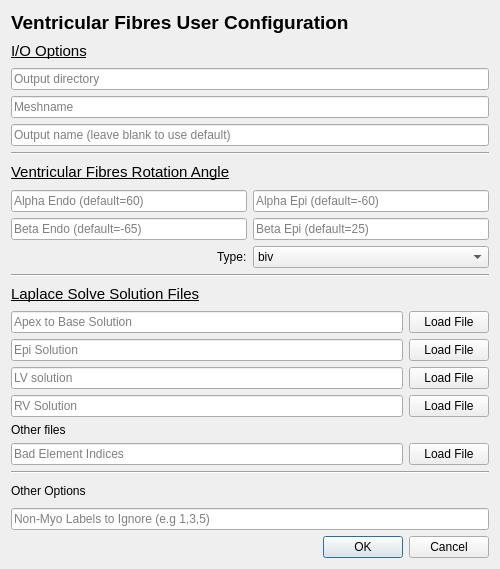
<?xml version="1.0" encoding="UTF-8"?>
<ui version="4.0">
 <class>VentricularFibresParameter</class>
 <widget class="QWidget" name="VentricularFibresParameter">
  <property name="geometry">
   <rect>
    <x>0</x>
    <y>0</y>
    <width>500</width>
    <height>569</height>
   </rect>
  </property>
  <property name="minimumSize">
   <size>
    <width>480</width>
    <height>480</height>
   </size>
  </property>
  <property name="maximumSize">
   <size>
    <width>500</width>
    <height>700</height>
   </size>
  </property>
  <property name="windowTitle">
   <string>Dialog</string>
  </property>
  <layout class="QVBoxLayout" name="verticalLayout">
   <item>
    <widget class="QLabel" name="titleLabel">
     <property name="minimumSize">
      <size>
       <width>350</width>
       <height>0</height>
      </size>
     </property>
     <property name="font">
      <font>
       <pointsize>14</pointsize>
       <weight>75</weight>
       <bold>true</bold>
      </font>
     </property>
     <property name="text">
      <string>Ventricular Fibres User Configuration </string>
     </property>
    </widget>
   </item>
   <item>
    <widget class="QLabel" name="label">
     <property name="minimumSize">
      <size>
       <width>150</width>
       <height>0</height>
      </size>
     </property>
     <property name="font">
      <font>
       <pointsize>11</pointsize>
       <underline>true</underline>
      </font>
     </property>
     <property name="text">
      <string>I/O Options</string>
     </property>
    </widget>
   </item>
   <item>
    <layout class="QGridLayout" name="gridLayout">
     <item row="3" column="0">
      <widget class="QLineEdit" name="lineEdit_mesh_name">
       <property name="placeholderText">
        <string>Meshname</string>
       </property>
      </widget>
     </item>
     <item row="1" column="0">
      <widget class="QLineEdit" name="lineEdit_out_dir">
       <property name="readOnly">
        <bool>true</bool>
       </property>
       <property name="placeholderText">
        <string>Output directory</string>
       </property>
       <property name="clearButtonEnabled">
        <bool>false</bool>
       </property>
      </widget>
     </item>
     <item row="4" column="0">
      <widget class="QLineEdit" name="lineEdit_out_name">
       <property name="placeholderText">
        <string>Output name (leave blank to use default)</string>
       </property>
      </widget>
     </item>
    </layout>
   </item>
   <item>
    <widget class="Line" name="line">
     <property name="orientation">
      <enum>Qt::Horizontal</enum>
     </property>
    </widget>
   </item>
   <item alignment="Qt::AlignVCenter">
    <widget class="QLabel" name="label_2">
     <property name="font">
      <font>
       <pointsize>11</pointsize>
       <underline>true</underline>
      </font>
     </property>
     <property name="text">
      <string>Ventricular Fibres Rotation Angle</string>
     </property>
    </widget>
   </item>
   <item>
    <layout class="QGridLayout" name="gridLayout_2">
     <item row="0" column="0">
      <widget class="QLineEdit" name="lineEdit_alpha_endo">
       <property name="placeholderText">
        <string>Alpha Endo (default=60)</string>
       </property>
      </widget>
     </item>
     <item row="1" column="1">
      <widget class="QLineEdit" name="lineEdit_beta_epi">
       <property name="placeholderText">
        <string>Beta Epi (default=25)</string>
       </property>
      </widget>
     </item>
     <item row="0" column="1">
      <widget class="QLineEdit" name="lineEdit_alpha_epi">
       <property name="placeholderText">
        <string>Alpha Epi (default=-60)</string>
       </property>
      </widget>
     </item>
     <item row="1" column="0">
      <widget class="QLineEdit" name="lineEdit_beta_endo">
       <property name="placeholderText">
        <string>Beta Endo (default=-65)</string>
       </property>
      </widget>
     </item>
     <item row="2" column="1">
      <widget class="QComboBox" name="combo_type">
       <property name="placeholderText" stdset="0">
        <string/>
       </property>
       <item>
        <property name="text">
         <string>biv</string>
        </property>
       </item>
      </widget>
     </item>
     <item row="2" column="0" alignment="Qt::AlignRight">
      <widget class="QLabel" name="label_5">
       <property name="text">
        <string>Type:</string>
       </property>
      </widget>
     </item>
    </layout>
   </item>
   <item>
    <widget class="Line" name="line_2">
     <property name="orientation">
      <enum>Qt::Horizontal</enum>
     </property>
    </widget>
   </item>
   <item alignment="Qt::AlignVCenter">
    <widget class="QLabel" name="label_3">
     <property name="font">
      <font>
       <pointsize>11</pointsize>
       <underline>true</underline>
      </font>
     </property>
     <property name="text">
      <string>Laplace Solve Solution Files</string>
     </property>
    </widget>
   </item>
   <item>
    <layout class="QGridLayout" name="gridLayout_3">
     <item row="2" column="0">
      <widget class="QLineEdit" name="lineEdit_lv">
       <property name="placeholderText">
        <string>LV solution</string>
       </property>
      </widget>
     </item>
     <item row="2" column="1">
      <widget class="QPushButton" name="button_load3">
       <property name="text">
        <string>Load File</string>
       </property>
      </widget>
     </item>
     <item row="5" column="1">
      <widget class="QPushButton" name="button_load5">
       <property name="text">
        <string>Load File</string>
       </property>
      </widget>
     </item>
     <item row="5" column="0">
      <widget class="QLineEdit" name="lineEdit_bad_elem">
       <property name="text">
        <string/>
       </property>
       <property name="placeholderText">
        <string>Bad Element Indices </string>
       </property>
      </widget>
     </item>
     <item row="3" column="0">
      <widget class="QLineEdit" name="lineEdit_rv">
       <property name="placeholderText">
        <string>RV Solution</string>
       </property>
      </widget>
     </item>
     <item row="0" column="0">
      <widget class="QLineEdit" name="lineEdit_apex_to_base">
       <property name="whatsThis">
        <string>&lt;html&gt;&lt;head/&gt;&lt;body&gt;&lt;p&gt;Change this for mesh resolution&lt;/p&gt;&lt;/body&gt;&lt;/html&gt;</string>
       </property>
       <property name="placeholderText">
        <string>Apex to Base Solution</string>
       </property>
      </widget>
     </item>
     <item row="3" column="1">
      <widget class="QPushButton" name="button_load4">
       <property name="text">
        <string>Load File</string>
       </property>
      </widget>
     </item>
     <item row="0" column="1">
      <widget class="QPushButton" name="button_load1">
       <property name="text">
        <string>Load File</string>
       </property>
      </widget>
     </item>
     <item row="1" column="1">
      <widget class="QPushButton" name="button_load2">
       <property name="text">
        <string>Load File</string>
       </property>
      </widget>
     </item>
     <item row="1" column="0">
      <widget class="QLineEdit" name="lineEdit_epi">
       <property name="whatsThis">
        <string>&lt;html&gt;&lt;head/&gt;&lt;body&gt;&lt;p&gt;Change this for mesh resolution&lt;/p&gt;&lt;/body&gt;&lt;/html&gt;</string>
       </property>
       <property name="placeholderText">
        <string>Epi Solution</string>
       </property>
      </widget>
     </item>
     <item row="4" column="0">
      <widget class="QLabel" name="label_6">
       <property name="text">
        <string>Other files</string>
       </property>
      </widget>
     </item>
    </layout>
   </item>
   <item>
    <widget class="Line" name="line_3">
     <property name="orientation">
      <enum>Qt::Horizontal</enum>
     </property>
    </widget>
   </item>
   <item alignment="Qt::AlignVCenter">
    <widget class="QLabel" name="label_4">
     <property name="text">
      <string>Other Options</string>
     </property>
    </widget>
   </item>
   <item>
    <layout class="QGridLayout" name="gridLayout_4">
     <item row="2" column="0">
      <widget class="QLineEdit" name="lineEdit_nonmyo">
       <property name="placeholderText">
        <string>Non-Myo Labels to Ignore (e.g 1,3,5)</string>
       </property>
      </widget>
     </item>
    </layout>
   </item>
   <item>
    <widget class="QDialogButtonBox" name="dialog_button">
     <property name="standardButtons">
      <set>QDialogButtonBox::Cancel|QDialogButtonBox::Ok</set>
     </property>
    </widget>
   </item>
  </layout>
 </widget>
 <resources/>
 <connections/>
</ui>
